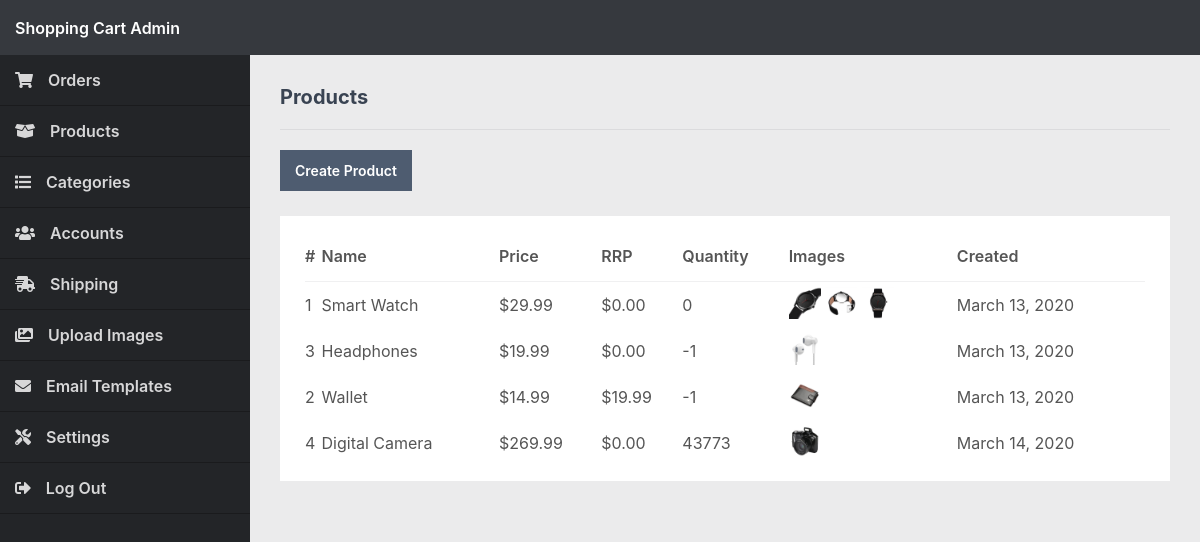
Screenshot of /admin/index.php?page=products (signed in) with the database file from the repository.
### tables this page shows
CREATE TABLE IF NOT EXISTS `products` (
`id` int(11) NOT NULL,
  `name` varchar(200) NOT NULL,
  `description` text NOT NULL,
  `price` decimal(7,2) NOT NULL,
  `rrp` decimal(7,2) NOT NULL DEFAULT '0.00',
  `quantity` int(11) NOT NULL,
  `img` text NOT NULL,
  `date_added` datetime NOT NULL DEFAULT CURRENT_TIMESTAMP
);

### admin/index.php (called while the page is built, shortened)
<?php
include '../functions.php';
$page = isset($_GET['page']) && file_exists($_GET['page'] . '.php') ? $_GET['page'] : 'orders';
include $page . '.php';
?>

### admin/products.php (the view, shortened to what this page needs)
<?php
$stmt = $pdo->prepare('SELECT p.*, GROUP_CONCAT(pi.img) AS imgs FROM products p LEFT JOIN products_images pi ON p.id = pi.product_id GROUP BY p.id ORDER BY p.date_added ASC');
$stmt->execute();
$products = $stmt->fetchAll(PDO::FETCH_ASSOC);
?>
<?=template_admin_header('Products')?>
<h2>Products</h2>
<div class="links">
    <a href="index.php?page=product">Create Product</a>
</div>
<div class="content-block">
    <div class="table">
        <table>
            <thead>
                <tr>
                    <td class="responsive-hidden">#</td>
                    <td>Name</td>
                    <td>Price</td>
                    <td class="responsive-hidden">RRP</td>
                    <td>Quantity</td>
                    <td class="responsive-hidden">Images</td>
                    <td class="responsive-hidden">Created</td>
                </tr>
            </thead>
            <tbody>
                <?php if (empty($products)): ?>
                <tr>
                    <td colspan="8" style="text-align:center;">There are no products</td>
                </tr>
                <?php else: ?>
                <?php foreach ($products as $product): ?>
                <tr class="details" onclick="location.href='index.php?page=product&id=<?=$product['id']?>'">
                    <td class="responsive-hidden"><?=$product['id']?></td>
                    <td><?=$product['name']?></td>
                    <td><?=currency_code?><?=number_format($product['price'], 2)?></td>
                    <td class="responsive-hidden"><?=currency_code?><?=number_format($product['rrp'], 2)?></td>
                    <td><?=$product['quantity']?></td>
                    <td class="responsive-hidden">
                        <?PHP foreach (explode(',',$product['imgs']) as $img): ?>
                        <img src="../imgs/<?=$img?>" width="32" height="32" alt="<?=$img?>">
                        <?php endforeach; ?>
                    </td>
                    <td class="responsive-hidden"><?=date('F j, Y', strtotime($product['date_added']))?></td>
                </tr>
                <?php endforeach; ?>
                <?php endif; ?>
            </tbody>
        </table>
    </div>
</div>
<?=template_admin_footer()?>

### admin/admin.css (style rules this page uses)
* { box-sizing: border-box; font-family: -apple-system, BlinkMacSystemFont, "segoe ui", roboto, oxygen, ubuntu, cantarell, "fira sans", "droid sans", "helvetica neue", Arial, sans-serif; font-size: 16px; -webkit-font-smoothing: antialiased; -moz-osx-font-smoothing: grayscale; }
html { height: 100%; }
body { position: relative; min-height: 100%; color: #555555; background-color: #ebebec; margin: 0; }
h1, h2, h3, h4, h5 { color: #394352; margin: 0; padding: 0; }
main h2 { font-size: 20px; padding-bottom: 20px; border-bottom: 1px solid #dbdbdd; }
main .content-block { background-color: #fff; margin-top: 25px; padding: 15px; }
main .table { padding: 0 10px; }
main .table table { width: 100%; border-collapse: collapse; }
main .table table thead td { font-weight: 600; padding: 15px 0; }
main .table table thead tr { border-bottom: 1px solid #f0f0f1; }
main .table table tbody td { padding: 5px 0; }
main .table table .details { cursor: pointer; }
main .links { display: flex; flex-flow: wrap; padding-top: 20px; }
main .links a { display: inline-flex; text-decoration: none; background: #4e5c70; color: #FFFFFF; padding: 12px 15px; margin-right: 10px; font-size: 14px; font-weight: 600; }

### rows the page displays
products: id "1", name "Smart Watch", price "29.99", rrp "0.00", quantity "0", date_added "March 13, 2020"
products: id "3", name "Headphones", price "19.99", rrp "0.00", quantity "-1", shows a picture, date_added "March 13, 2020"
products: id "2", name "Wallet", price "14.99", rrp "19.99", quantity "-1", shows a picture, date_added "March 13, 2020"
products: id "4", name "Digital Camera", price "269.99", rrp "0.00", quantity "43773", shows a picture, date_added "March 14, 2020"
